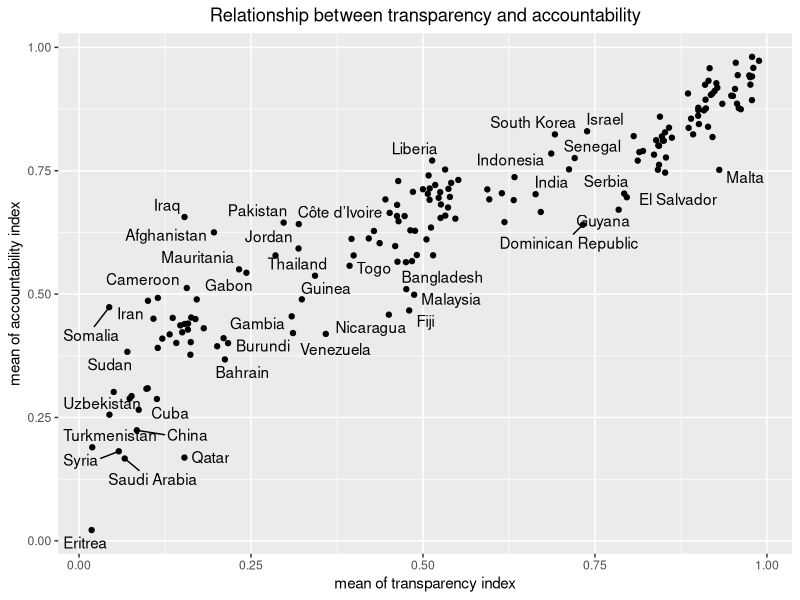
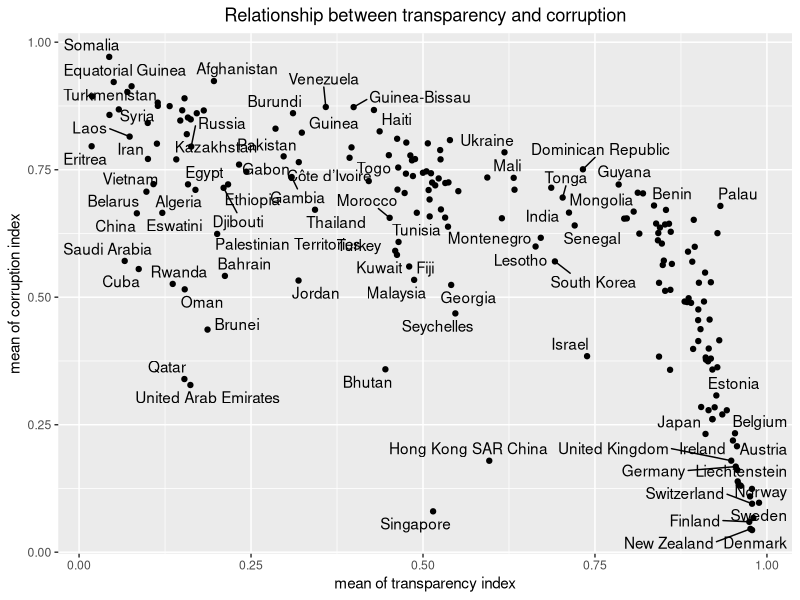
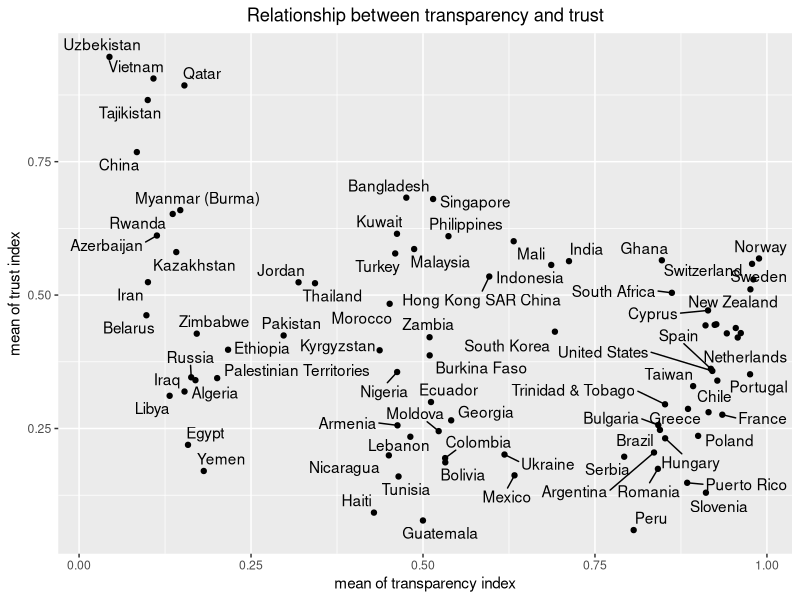
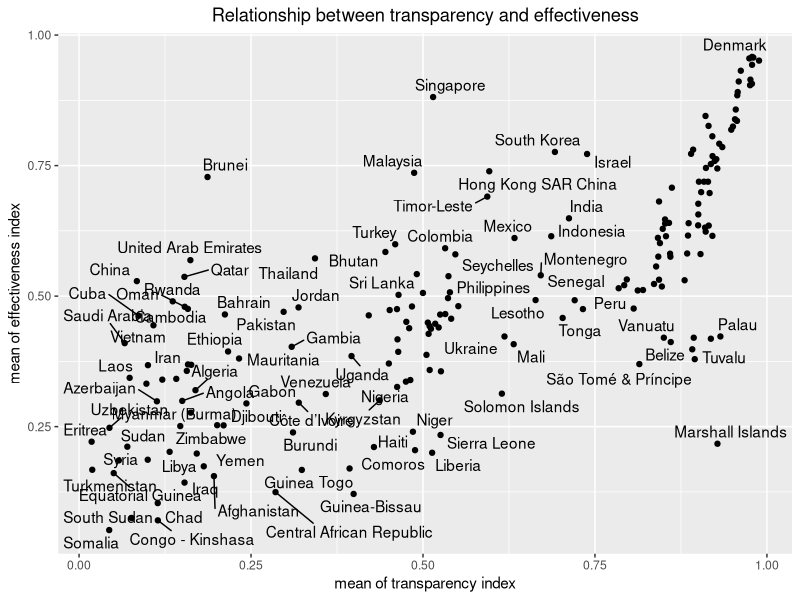
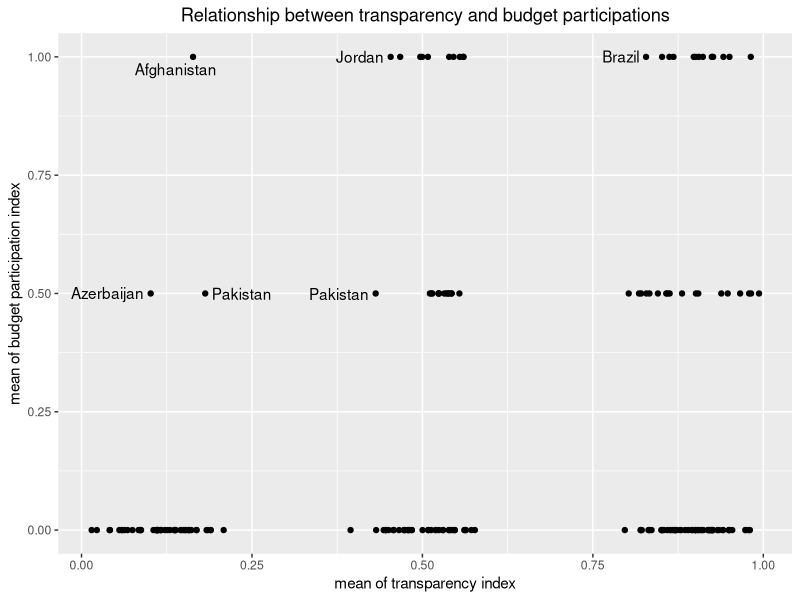
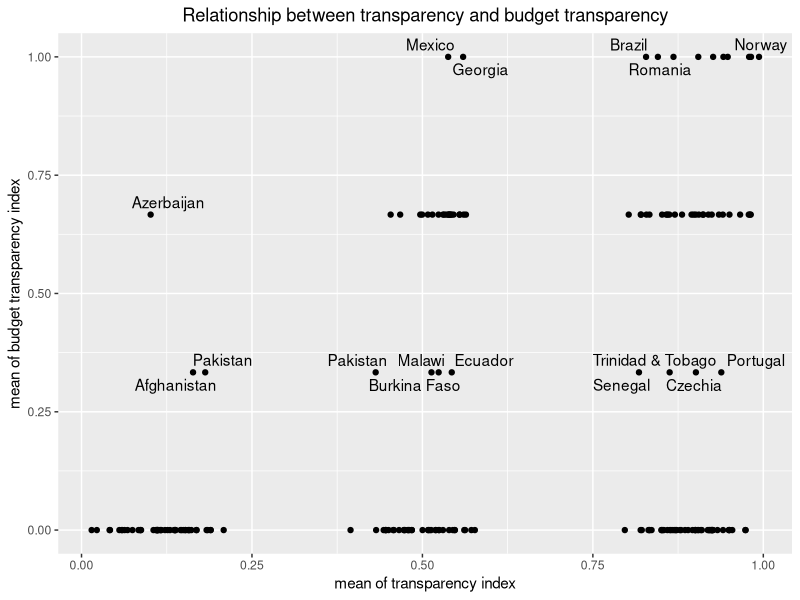
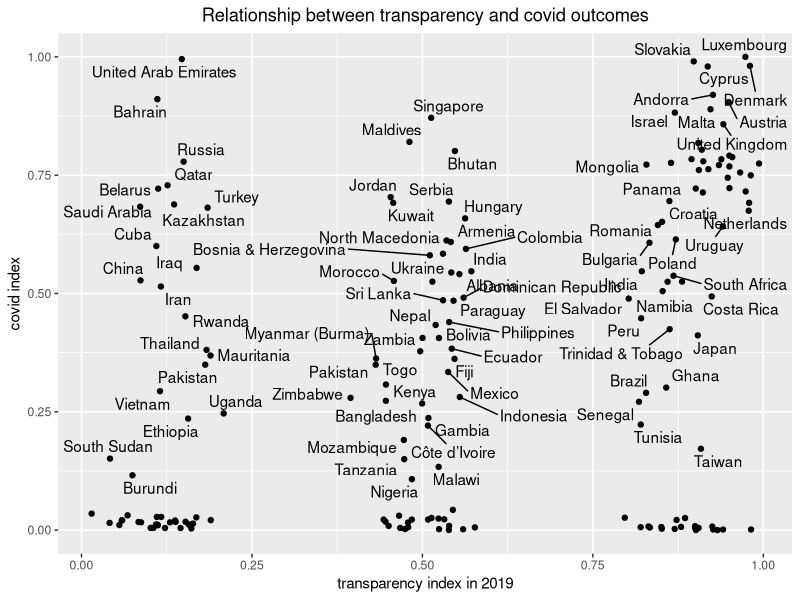
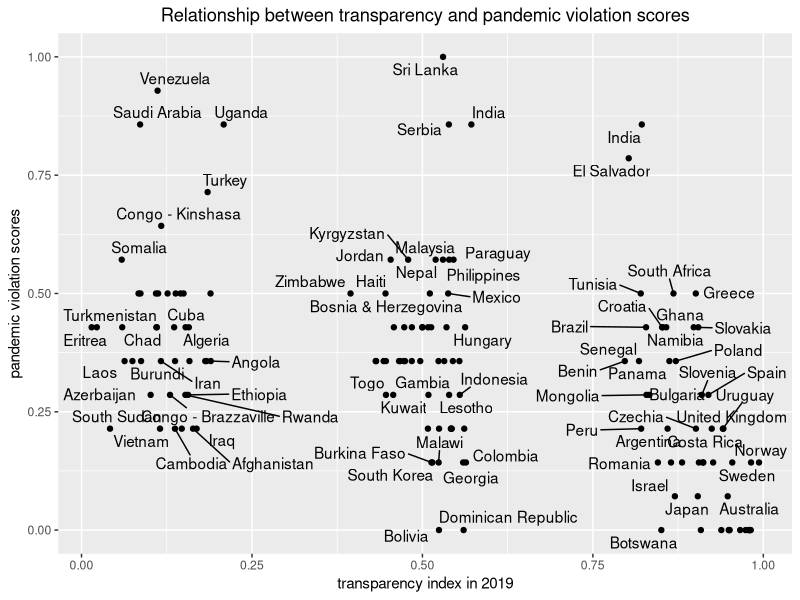

Here is the R script that generated these plots, in order:
library(tidyverse)
library(dplyr)
library(ggplot2)
library(ggrepel)

setwd("C:/Users/Kimiko/OneDrive/??????????????????/5_winter 21/PPHA 60000 Policy Lab/final")

country_average_indices <- read.csv("country_average_indices.csv")
indices_and_controls_cross_section <- read.csv("indices_and_controls_cross_section.csv")
indices_and_controls <- read.csv("indices_and_controls.csv")


#plot b/ transparency and accountability index
ggplot(data = country_average_indices, aes(x= mean_transparency_index, y = mean_accountability_index, label = country_standard)) +
  geom_point() +
  geom_text_repel() +
  labs(title = "Relationship between transparency and accountability", x = "mean of transparency index", y = "mean of accountability index") +
  theme(plot.title = element_text(hjust = 0.5))

#plot b/ transparency and corruption index
ggplot(data = country_average_indices, aes(x= mean_transparency_index, y = mean_corruption_index, label = country_standard)) +
  geom_point() +
  geom_text_repel() +
  labs(title = "Relationship between transparency and corruption", x = "mean of transparency index", y = "mean of corruption index") +
  theme(plot.title = element_text(hjust = 0.5))

#plot b/ transparency and trust index
ggplot(data = country_average_indices, aes(x= mean_transparency_index, y = mean_trust_index, label = country_standard)) +
  geom_point() +
  geom_text_repel() +
  labs(title = "Relationship between transparency and trust", x = "mean of transparency index", y = "mean of trust index") +
  theme(plot.title = element_text(hjust = 0.5))

#plot b/ transparency and effectiveness index
ggplot(data = country_average_indices, aes(x= mean_transparency_index, y = mean_effectiveness_index, label = country_standard)) +
  geom_point() +
  geom_text_repel() +
  labs(title = "Relationship between transparency and effectiveness", x = "mean of transparency index", y = "mean of effectiveness index") +
  theme(plot.title = element_text(hjust = 0.5))

#plot b/ transparency and budget participation
ggplot(data = indices_and_controls_cross_section, aes(x= transparency_index_2019, y = budget_participation_index, label = country_standard)) +
  geom_point() +
  geom_text_repel() +
  labs(title = "Relationship between transparency and budget participations", x = "mean of transparency index", y = "mean of budget participation index") +
  theme(plot.title = element_text(hjust = 0.5))

#plot b/ transparency and budget transparency index
ggplot(data = indices_and_controls_cross_section, aes(x= transparency_index_2019, y = budget_transparency_index, label = country_standard)) +
  geom_point() +
  geom_text_repel() +
  labs(title = "Relationship between transparency and budget transparency", x = "mean of transparency index", y = "mean of budget transparency index") +
  theme(plot.title = element_text(hjust = 0.5))


#plot b/ transparency and covid outcomes
ggplot(data = indices_and_controls_cross_section, aes(x= transparency_index_2019, y = covid_index, label = country_standard)) +
  geom_point() +
  geom_text_repel() +
  labs(title = "Relationship between transparency and covid outcomes", x = "transparency index in 2019", y = "covid index") +
  theme(plot.title = element_text(hjust = 0.5))

#plot b/ transparency and pandemic violation
ggplot(data = indices_and_controls_cross_section, aes(x= transparency_index_2019, y = pandemic_dem_violation_index, label = country_standard)) +
  geom_point() +
  geom_text_repel() +
  labs(title = "Relationship between transparency and pandemic violation scores", x = "transparency index in 2019", y = "pandemic violation scores") +
  theme(plot.title = element_text(hjust = 0.5))

#plot b/ age controls and transpaerncy 
ggplot(data = indices_and_controls_cross_section, aes(x= transparency_index_2019, y = median_age, label = country_standard)) +
  geom_point() +
  geom_text_repel() +
  labs(title = "Relationship between transparency and median age", x = "transparency index in 2019", y = "median age in 2019 ") +
  theme(plot.title = element_text(hjust = 0.5))

ggplot(data = indices_and_controls_cross_section, aes(x= transparency_index_2019, y = aged_65_older, label = country_standard)) +
  geom_point() +
  geom_text_repel() +
  labs(title = "Relationship between transparency and ratio of 65+ persons", x = "transparency index in 2019", y = "ratio of 65+ persons in 2019") +
  theme(plot.title = element_text(hjust = 0.5))

#plot b/ age controls and GDP

ggplot(data = indices_and_controls_cross_section, aes(x= gdp_percap_ppp_covid, y = median_age, label = country_standard)) +
  geom_point() +
  geom_text_repel() +
  labs(title = "Relationship between GDP per capita and median age", x = "GDP per capita", y = "mean of median age") +
  theme(plot.title = element_text(hjust = 0.5))

ggplot(data = indices_and_controls_cross_section, aes(x= gdp_percap_ppp_covid, y = aged_65_older, label = country_standard)) +
  geom_point() +
  geom_text_repel() +
  labs(title = "Relationship between GDP per capita and ratio of 65+ persons", x = "GDP per capita in 2019", y = "ratio of 65+ persons in 2019") +
  theme(plot.title = element_text(hjust = 0.5))